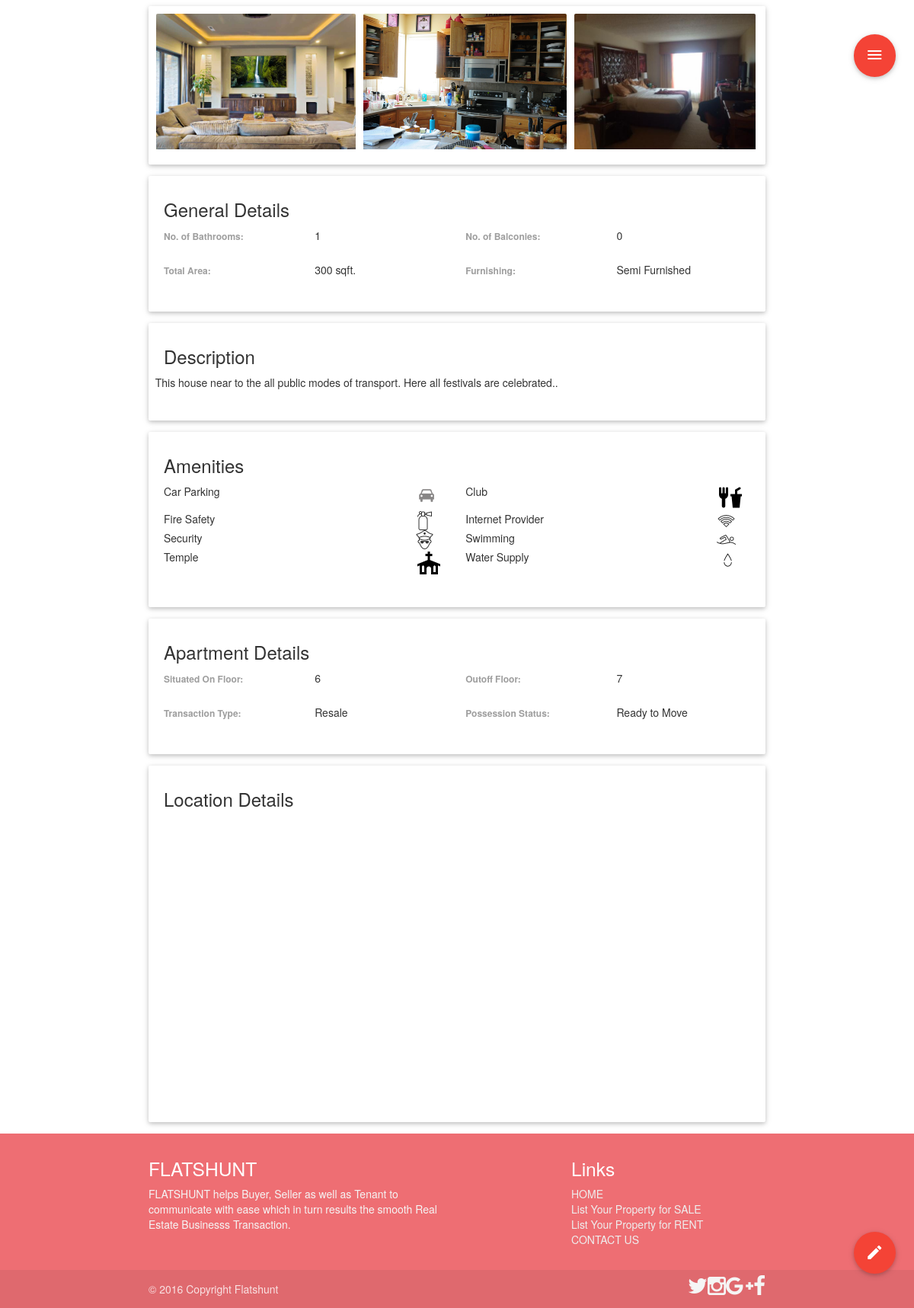
Screenshot of /buyitem.php?id=44 with the database file from the repository.
### tables this page shows
CREATE TABLE IF NOT EXISTS `sale_table` (
  `ID` int(11) unsigned NOT NULL AUTO_INCREMENT,
  `Name` varchar(50) NOT NULL,
  `Email_Id` varchar(50) NOT NULL,
  `Contact_No` bigint(10) unsigned NOT NULL,
  `City` varchar(75) NOT NULL,
  `Locality` varchar(150) NOT NULL,
  `Address` varchar(300) NOT NULL,
  `Latitude` float NOT NULL,
  `Longitude` float NOT NULL,
  `Bedrooms` varchar(6) NOT NULL,
  `Bathrooms` varchar(4) NOT NULL,
  `Balconies` varchar(4) NOT NULL,
  `Room` varchar(1000) NOT NULL,
  `Area` varchar(1000) NOT NULL,
  `Total_Area` int(6) NOT NULL,
  `Price` bigint(10) NOT NULL,
  `Floor` varchar(4) NOT NULL,
  `Total_Floor` varchar(4) NOT NULL,
  `Amenities` varchar(1000) NOT NULL,
  `Furnishing` varchar(20) NOT NULL,
  `Transaction` varchar(15) NOT NULL,
  `Possession` varchar(30) NOT NULL,
  `Description` varchar(5000) NOT NULL,
  `Image_Path` varchar(10000) NOT NULL,
  `Time` timestamp NOT NULL DEFAULT CURRENT_TIMESTAMP,
  PRIMARY KEY (`ID`),
  UNIQUE KEY `id` (`ID`),
  KEY `ID_2` (`ID`)
);

### buyitem.php (the view, shortened to what this page needs)
<!DOCTYPE html>
<html lang="en">
<head>
    <link href="css/bootstrap.min.css" rel="stylesheet">
    <link rel="stylesheet" href="css/nouislider.css">
    <link rel="stylesheet" href="css/materialize.css">
    <link rel="stylesheet" href="css/animate.css">
    <link rel="stylesheet" href="css/dropify.css">
    <link rel="stylesheet" href="css/jquery.fancybox.css?v=2.1.5" type="text/css" media="screen" />
    <link rel="stylesheet" href="css/jquery.fancybox-buttons.css?v=1.0.5" type="text/css" media="screen" />
    <link rel="stylesheet" href="css/jquery.fancybox-thumbs.css?v=1.0.7" type="text/css" media="screen" />
    <link href="css/stylish-portfolio.css" rel="stylesheet">
    <link rel="stylesheet" href="font/material-design-icons/Material-Design-Icons.woff2">
    <link rel="stylesheet" href="fonts/materialdesignicons-webfont.woff2">
    <link rel="stylesheet" href="css/materialdesignicons.css">
    <link rel="stylesheet" href="css/font-awesome.min.css">
</head>
<body data-spy="scroll" data-offset="0">
    <div class="fixed-action-btn horizontal click-to-toggle" style="top: 45px; right: 24px;">
        <a class="btn-floating btn-large red" id="navigation">
            <i class="large material-icons">menu</i>
        </a>
    </div>
    <div class="fixed-action-btn click-to-toggle" style="bottom: 45px; right: 24px;">
        <a class="btn-floating btn-large red tooltipped" data-position="left" data-delay="50" data-tooltip="Contact Owner">
            <i class="large material-icons">mode_edit</i>
        </a>
    </div>
    <?php
        $id = $_GET['id'];
        $link = mysqli_connect("localhost","root","root","Flatshunt");
        $query = mysqli_query($link,"SELECT * from sale_table where ID = '$id'");
        while($row = mysqli_fetch_array($query)){
            $image = unserialize($row['Image_Path']);
            $room = unserialize($row['Room']);
            $amenities = unserialize($row['Amenities']);
            echo "<div class='container'>
                    <div class='card hoverable'>
                        <div class='card-image'>
                            <div class='Collage'>";
                                $i=0;
                                foreach($image as $img){
                                    echo "<div class='Image_Wrapper white-text' data-caption='<h6>".$room[$i]."</h6>'>
                                            <a class='fancybox' rel='gallery1' href='$img' title='".$room[$i]."'>
                                                <img src='$img'>
                                            </a>
                                        </div>";
                                    $i++;
                                }
                            echo "
                            </div>
                        </div>
                    </div>
                    <div class='card hoverable'>
                        <div class='card-content'>
                            <div class='card-title'>General Details</div>
                            <div class='col m12 s12'>
                                <div class='row'>
                                    <div class='col m3 s9'>
                                        <label>No. of Bathrooms:</label>
                                    </div>
                                    <div class='col m3 s3'>"
                                        .$row['Bathrooms']."
                                    </div>
                                    <div class='col m3 s9'>
                                        <label>No. of Balconies:</label>
                                    </div>
                                    <div class='col m3 s3'>"
                                        .$row['Balconies']."
                                    </div>
                                </div>
                                <div class='row'>
                                    <div class='col m3 s9'>
                                        <label>Total Area:</label>
                                    </div>
                                    <div class='col m3 s3'>"
                                        .$row['Total_Area']." sqft.
                                    </div>
                                    <div class='col m3 s9'>
                                        <label>Furnishing:</label>
                                    </div>
                                    <div class='col m3 s3'>"
                                        .$row['Furnishing']."
                                    </div>
                                </div>
                            </div>
                        </div>
                    </div>
                    <div class='card hoverable'>
                        <div class='card-content'>
                            <div class='card-title'>Description</div>
                            <div class='col m12 s12'>
                                <div class='row'>"
                                    .$row['Description'].
                                "</div>
                            </div>
                        </div>
                    </div>
                    <div class='card hoverable'>
                        <div class='card-content'>
                            <div class='card-title'>Amenities</div>
                            <div class='row'>";
                                foreach ($amenities as $amen) {
                                    echo "<div class='col s11 m5'>".$amen."</div><div class='col s1 m1'><img src='images/".$amen.".png'></div>";
                                }
                    echo    "</div>
                        </div>
                    </div>
                    <div class='card hoverable'>
                        <div class='card-content'>
                            <div class='card-title'>Apartment Details</div>
                            <div class='row'>
                                <div class='col m3 s9'>
                                    <label>Situated On Floor:</label>
                                </div>
                                <div class='col m3 s3'>"
                                    .$row['Floor']."
                                </div>
                                <div class='col m3 s9'>
                                    <label>Outoff Floor:</label>
                                </div>
                                <div class='col m3 s3'>"
                                    .$row['Total_Floor']."
                                </div>
                            </div>
                            <div class='row'>
                                <div class='col s9 m3'>
                                    <label>Transaction Type:</label>
                                </div>
                                <div class='col s3 m3'>"
                                    .$row['Transaction'].
                                "</div>
                                <div class='col s9 m3'>
                                    <label>Possession Status:</label>
                                </div>
                                <div class='col s3 m3'>"
                                    .$row['Possession'].
                                "</div>
                            </div>
                        </div>
                    </div>
                    <div class='card hoverable'>
                        <div class='card-content'>
                            <div class='card-title'>Location Details</div>
                            <div class='col s12 m12' id='buy_map' style='height:380px;'></div>
                        </div>
                    </div>
                </div>
                <title>".$row['Bedrooms']." at ".$row['Locality']."</title>";
        }
    ?>
    <footer class="page-footer" style="margin-top:0px">
        <div class="container">
            <div class="row">
                <div class="col l6 s12">
                    <h5 class="white-text">FLATSHUNT</h5>
                    <p class="grey-text text-lighten-4">FLATSHUNT helps Buyer, Seller as well as Tenant to communicate with ease which in turn results the smooth Real Estate Businesss Transaction.</p>
                </div>
                <div class="col l4 offset-l2 s12">
                    <h5 class="white-text">Links</h5>
                    <ul>
                        <li><a class="grey-text text-lighten-3" href="index.php">HOME</a></li>
                        <li><a class="grey-text text-lighten-3" href="sell.php">List Your Property for SALE</a></li>
                        <li><a class="grey-text text-lighten-3" href="rent.php">List Your Property for RENT</a></li>
                        <li><a class="grey-text text-lighten-3" href="#contact">CONTACT US</a></li>
                    </ul>
                </div>
            </div>
        </div>
        <div class="footer-copyright">
            <div class="container">
                © 2016 Copyright Flatshunt
                <a class="grey-text text-lighten-4 right tooltipped" data-position="top" data-delay="50" data-tooltip="Like Us On" href="https://www.facebook.com/Flatshunt"><i class="fa fa-facebook fa-2x" aria-hidden="true"></i></a>
                <a class="grey-text text-lighten-4 right tooltipped" data-position="top" data-delay="50" data-tooltip="Follow Us On" href="https://plus.google.com/u/2/113890744562354327120"><i class="fa fa-google-plus fa-2x" aria-hidden="true"></i></a>
                <a class="grey-text text-lighten-4 right tooltipped" data-position="top" data-delay="50" data-tooltip="Follow Us On" href="https://www.instagram.com/flatshunt/"><i class="fa fa-instagram fa-2x" aria-hidden="true"></i></a>
                <a class="grey-text text-lighten-4 right tooltipped" data-position="top" data-delay="50" data-tooltip="Follow Us On" href="https://twitter.com/FlatsHunt16"><i class="fa fa-twitter fa-2x" aria-hidden="true"></i></a>
            </div>
        </div>
    </footer>
</body>
</html>

### css/stylish-portfolio.css (style rules this page uses)
html, body { width: 100%; height: 100%; }
.Collage { padding:10px; }
.Collage img { vertical-align:bottom; }

### buyitem.php (style rules this page uses)
#buy_map { height: 100%; }

### rows the page displays
sale_table: Bathrooms "1", Balconies "0", Total_Area "300", Furnishing "Semi Furnished", Description "This house near to the all public modes of transport. Here all festivals are celebrated..", Amenities "Car Parking", Amenities "Club", Amenities "Fire Safety", Amenities "Internet Provider", Amenities "Security", Amenities "Swimming", Amenities "Temple", Amenities "Water Supply", Floor "6", Total_Floor "7", Transaction "Resale", Possession "Ready to Move"
